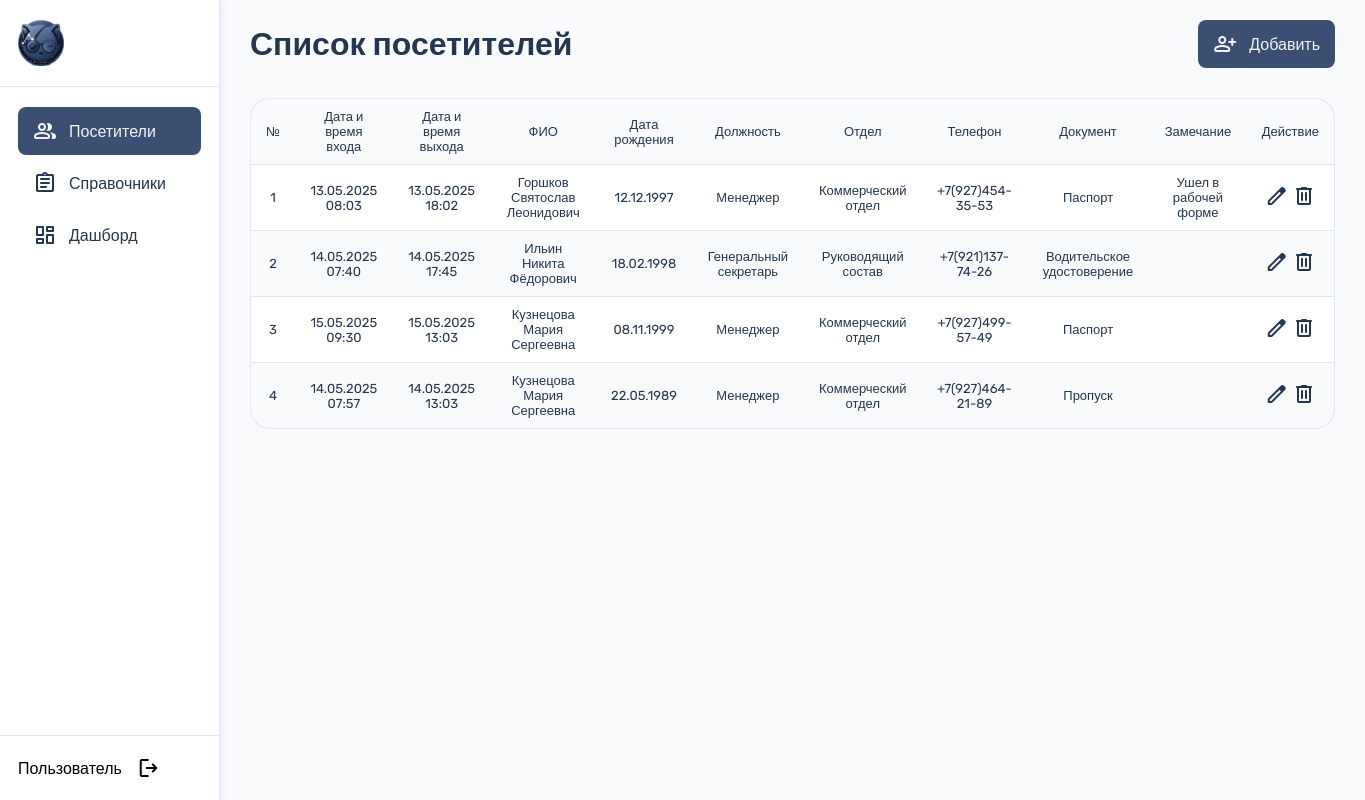
The page / on the database its author committed.
### tables this page shows
CREATE TABLE `documents` (
  `id` int NOT NULL,
  `visitor_id` int NOT NULL,
  `doc_type` varchar(150) NOT NULL,
  `doc_name` varchar(150) NOT NULL,
  `passport_series` int UNSIGNED DEFAULT NULL,
  `passport_number` int UNSIGNED DEFAULT NULL,
  `passport_issue_date` date DEFAULT NULL,
  `passport_issued_by` varchar(250) DEFAULT NULL,
  `passport_unit_code` varchar(7) DEFAULT NULL,
  `license_series_number` bigint UNSIGNED DEFAULT NULL,
  `license_issue_date` date DEFAULT NULL,
  `license_region` varchar(150) DEFAULT NULL,
  `license_issued_by` varchar(250) DEFAULT NULL,
  `other_series_number` bigint UNSIGNED DEFAULT NULL,
  `other_issue_date` date DEFAULT NULL,
  `other_issued_by` varchar(250) DEFAULT NULL
);

CREATE TABLE `visitors` (
  `id` int NOT NULL,
  `full_name` varchar(150) NOT NULL,
  `department` enum('Не выбрано','Коммерческий отдел','Монтажный отдел','Руководящий состав') DEFAULT 'Не выбрано',
  `birth_date` date NOT NULL,
  `post` varchar(150) NOT NULL,
  `phone` varchar(20) NOT NULL,
  `entry_time` datetime NOT NULL,
  `exit_time` datetime NOT NULL,
  `remark` varchar(256) DEFAULT NULL
);

### index.php (the view, shortened to what this page needs)
<!doctype html>
<html lang="ru">
<head>
    <link rel="stylesheet" href="./assets/css/main.css">
</head>
<body>
<div class="container">
    <aside class="sidebar">
        <header class="sidebar-header">
            <img src="./assets/img/icons/logo.png" alt="company" class="header-logo">
        </header>
        <div class="sidebar-content">
            <ul class="menu-list">
                <li class="menu-item">
                    <a onclick="showPage('visitors_page'); setActiveLink('visitors_link');" class="menu-link active"
                       id="visitors_link">
                        <span class="material-symbols-rounded">group</span>
                        <span class="menu-label">Посетители</span>
                    </a>
                </li>
                <li class="menu-item">
                    <a onclick="showPage('handbooks_page'); setActiveLink('handbooks_link');" class="menu-link"
                       id="handbooks_link">
                        <span class="material-symbols-rounded">assignment</span>
                        <span class="menu-label">Справочники</span>
                    </a>
                </li>
                <li class="menu-item">
                    <a onclick="showPage('dashboard_page'); setActiveLink('dashboard_link');" class="menu-link">
                        <span class="material-symbols-rounded">dashboard</span>
                        <span class="menu-label">Дашборд</span>
                    </a>
                </li>
            </ul>
        </div>
        <div class="sidebar-footer">
            <button class="logout-btn">
                <div class="logout-label">
                    <span class="logout-text">Пользователь</span>
                    <span class="material-symbols-rounded">logout</span>
                </div>
            </button>
        </div>
    </aside>
    <section class="section" id="visitors_page">
        <header class="section-header">
            <h1 class="section-title">Список посетителей</h1>
            <a onclick="showPage('add_visitor_page');" class="button">
                <span class="material-symbols-rounded">person_add</span>
                Добавить
            </a>
        </header>
        <?php
        require_once './config/connect.php';
        $sql = "SELECT v.id, v.entry_time, v.exit_time, v.full_name, v.birth_date, v.post, v.department, v.phone, v.remark, d.doc_name
        FROM visitors v
        LEFT JOIN documents d ON v.id = d.visitor_id";
        $stmt = $pdo->prepare($sql);
        $stmt->execute();
        $data = $stmt->fetchAll(PDO::FETCH_ASSOC);
        ?>
        <?php if (!empty($data)): ?>
            <table class="table">
                <thead>
                <tr>
                    <th>№</th>
                    <th>Дата и время входа</th>
                    <th>Дата и время выхода</th>
                    <th>ФИО</th>
                    <th>Дата рождения</th>
                    <th>Должность</th>
                    <th>Отдел</th>
                    <th>Телефон</th>
                    <th>Документ</th>
                    <th>Замечание</th>
                    <th>Действие</th>
                </tr>
                </thead>
                <tbody>
                <?php foreach ($data as $index => $visitor): ?>
                    <tr>
                        <td><?= $index + 1 ?></td>
                        <td><?= (new DateTime($visitor['entry_time']))->format('d.m.Y H:i') ?></td>
                        <td><?= (new DateTime($visitor['exit_time']))->format('d.m.Y H:i') ?></td>
                        <td><?= $visitor['full_name'] ?></td>
                        <td><?= (new DateTime($visitor['birth_date']))->format('d.m.Y') ?></td>
                        <td><?= $visitor['post'] ?></td>
                        <td><?= $visitor['department'] ?></td>
                        <td><?= $visitor['phone'] ?></td>
                        <td><?= $visitor['doc_name'] ?></td>
                        <td><?= $visitor['remark'] ?></td>
                        <td>
                            <button><span class="material-symbols-rounded">edit</span></button>
                            <button><span class="material-symbols-rounded">delete</span></button>
                        </td>
                    </tr>
                <?php endforeach; ?>
                </tbody>
            </table>
        <?php else: ?>
            <p style="text-align: center; padding-top: 20px;">Нет добавленных посетителей 😕</p>
        <?php endif; ?>
    </section>
</div>
</body>
</html>

### assets/css/base/base.css (style rules this page uses)
:root { --color-text-primary: #243651; --color-text-placeholder: #95a0af; --color-bg-primary: #F9FAFB; --color-bg-secondary: #ECECFD; --color-bg-sidebar: #FFFFFF; --color-border-hr: #E2E8F0; --color-hover-primary: #3A4F72; --color-hover-secondary: #E2E2FB; --color-shadow: rgb(36, 54, 81, 0.3); }
body { background: var(--color-bg-primary); }
.container { display: flex; }

### assets/css/blocks/sidebar.css (style rules this page uses)
.sidebar { position: sticky; top: 0; height: 100vh; width: 220px; display: flex; flex-direction: column; flex-shrink: 0; background: var(--color-bg-sidebar); border-right: 1px solid var(--color-border-hr); box-shadow: 0 3px 9px var(--color-hover-secondary); }
.sidebar .sidebar-header { display: flex; padding: 20px 18px; align-items: center; justify-content: space-between; border-bottom: 1px solid var(--color-border-hr); }
.sidebar-header .header-logo { width: 46px; height: 46px; object-fit: cover; display: block; }
.sidebar .sidebar-content { flex: 1; padding: 20px 18px; overflow: hidden auto; scrollbar-width: thin; scrollbar-color: var(--color-text-placeholder) transparent; }
.sidebar-content .menu-list { display: flex; flex-direction: column; gap: 4px; list-style: none; }
.menu-list .menu-link { text-decoration: none; display: flex; align-items: center; gap: 12px; white-space: nowrap; padding: 12px 15px; border-radius: 8px; color: var(--color-text-primary); cursor: pointer; transition: 0.3s ease; }
.sidebar .sidebar-footer { padding: 20px 18px; white-space: nowrap; border-top: 1px solid var(--color-border-hr); }
.sidebar-footer .logout-label { display: flex; align-items: center; gap: 15px; }

### assets/css/blocks/table.css (style rules this page uses)
.table { width: 100%; border-collapse: separate; border-spacing: 0; }
.table thead th { font-weight: 500; text-align: center; padding: 10px 15px; background: #f9fafb; font-size: 13px; border-top: 1px solid #e5e7eb; border-bottom: 1px solid #e5e7eb; }
.table tr th:first-child, .table tr td:first-child { border-left: 1px solid #E2E8F0; }
.table tr th:last-child, .table tr td:last-child { border-right: 1px solid #E2E8F0; }
.table thead tr th:first-child { border-radius: 20px 0 0 0; }
.table thead tr th:last-child { border-radius: 0 20px 0 0; }
.table tbody td { text-align: center; padding: 10px 15px; font-size: 13px; border-bottom: 1px solid #E2E8F0; }
.table tbody tr:nth-child(odd) { background-color: #fff; }
.table tbody tr:nth-child(even) { background-color: #f9fafb; }
.table tbody tr:last-child td { border-bottom: 1px solid #E2E8F0; }
.table tbody tr:last-child td:first-child { border-radius: 0 0 0 20px; }
.table tbody tr:last-child td:last-child { border-radius: 0 0 20px 0; }

### assets/css/blocks/button.css (style rules this page uses)
.button { width: fit-content; text-decoration: none; display: flex; align-items: center; gap: 12px; cursor: pointer; white-space: nowrap; padding: 12px 15px; border-radius: 8px; color: #f1f3f6; background: var(--color-hover-primary); transition: 0.3s ease; }

### assets/css/blocks/section.css (style rules this page uses)
.section { flex: 1; padding: 20px 30px; color: var(--color-text-primary); }
.section-header { display: flex; justify-content: space-between; align-items: center; margin-bottom: 30px; }
.section-header .section-title { font-size: 2rem; font-weight: 600; }

### rows shown on the page
documents: visitor.entry_time "13.05.2025 08:03", visitor.exit_time "13.05.2025 18:02", visitor.full_name "Горшков Святослав Леонидович", visitor.birth_date "12.12.1997", visitor.post "Менеджер", visitor.department "Коммерческий отдел", visitor.phone "+7(927)454-35-53", doc_name "Паспорт", visitor.remark "Ушел в рабочей форме"
documents: visitor.entry_time "14.05.2025 07:40", visitor.exit_time "14.05.2025 17:45", visitor.full_name "Ильин Никита Фёдорович", visitor.birth_date "18.02.1998", visitor.post "Генеральный секретарь", visitor.department "Руководящий состав", visitor.phone "+7(921)137-74-26", doc_name "Водительское удостоверение"
documents: visitor.entry_time "15.05.2025 09:30", visitor.exit_time "15.05.2025 13:03", visitor.full_name "Кузнецова Мария Сергеевна", visitor.birth_date "08.11.1999", visitor.post "Менеджер", visitor.department "Коммерческий отдел", visitor.phone "+7(927)499-57-49", doc_name "Паспорт"
documents: visitor.entry_time "14.05.2025 07:57", visitor.exit_time "14.05.2025 13:03", visitor.full_name "Кузнецова Мария Сергеевна", visitor.birth_date "22.05.1989", visitor.post "Менеджер", visitor.department "Коммерческий отдел", visitor.phone "+7(927)464-21-89", doc_name "Пропуск"
